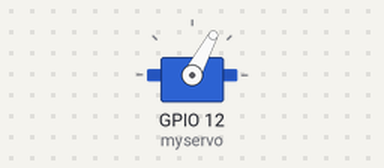
A sketch run on a simulated ESP32. On the bench: servo.

Above: at 5.05 s.
At 5.25 s:
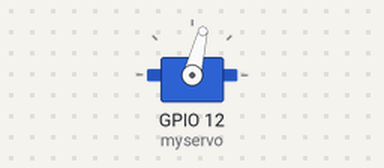
At 5.6 s:
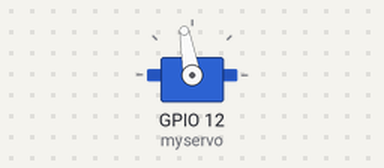
At 6.0 s:
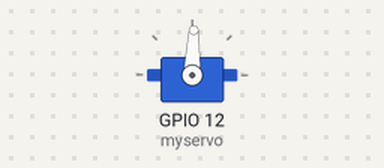
Timing chart, 0 to 8.0 s (numbered marks = the images above):
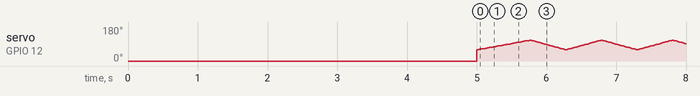

The sketch:

Test_servor.ino
```cpp
#include <ESP32Servo.h>

Servo myservo;

int pos;   // Vị trí
int count = 0;
bool direction = true;

void setup() {
  myservo.attach(12); // Attach servo to GPIO 12
  myservo.write(0);
  delay(5000);
}

void loop() {
  if (count == 0) {
    // Chạy servo lên đầu tiên
    for (pos = 60; pos <= 110; pos += 1) {
      myservo.write(pos);
      delay(15);
    }
    count++;
  }

  // Vẫy tay (đưa qua lại)
  if (direction) {
    for (pos = 110; pos >= 60; pos -= 1) {
      myservo.write(pos);
      delay(10);
    }
    direction = false;
  } else {
    for (pos = 60; pos <= 110; pos += 1) {
      myservo.write(pos);
      delay(10);
    }
    direction = true;
  }
}
```
